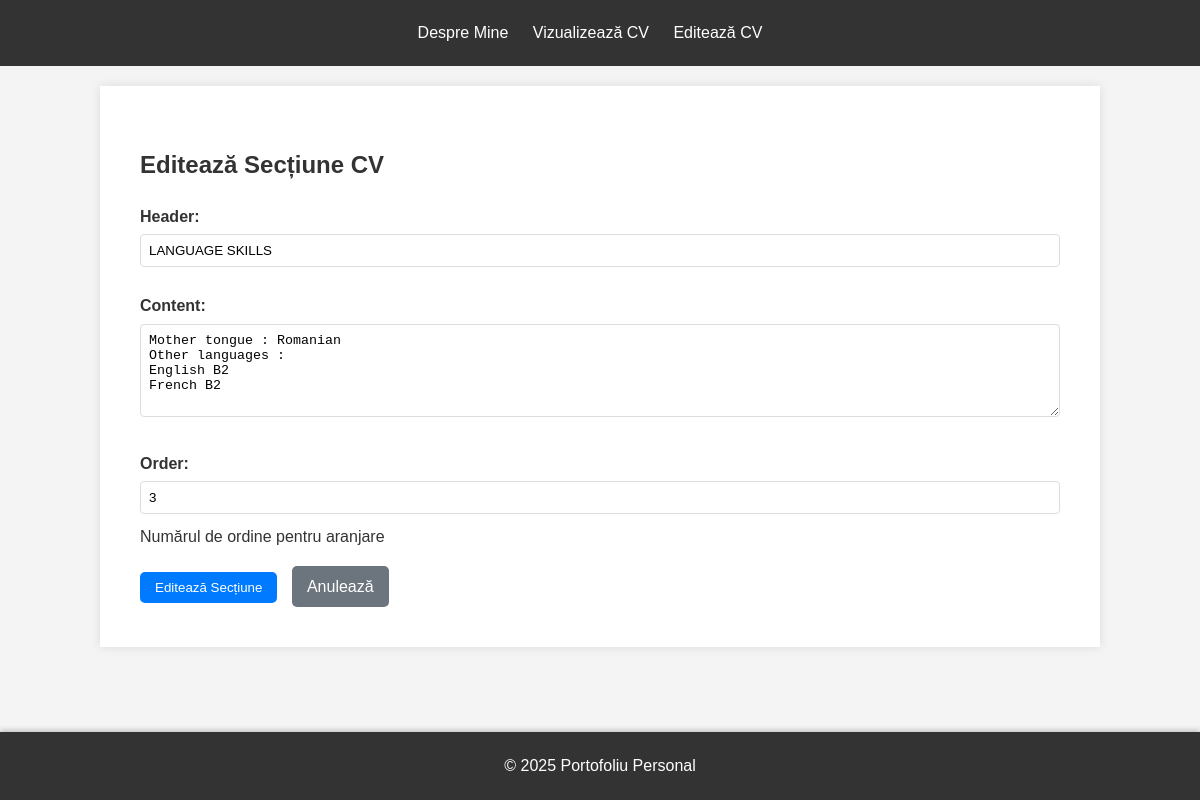
Page /edit-cv/edit/2/ on the committed database.
### portfolio/models.py (models this page shows, shortened)
class CVSection(models.Model):
    header = models.CharField(max_length=200)
    content = models.TextField()
    order = models.IntegerField(unique=True, help_text="Numărul de ordine pentru aranjare")
    class Meta:
        ordering = ['order'] # Asigură sortarea implicită după numărul de ordine

### portfolio/views.py (the view)
# urls.py: path('edit-cv/edit/<int:pk>/', views.edit_cv_section, name='edit_cv_section'),
def edit_cv_section(request, pk):
    section = get_object_or_404(CVSection, pk=pk)
    if request.method == 'POST':
        form = CVSectionForm(request.POST, instance=section)
        if form.is_valid():
            form.save()
            return redirect('edit_cv')
    else:
        form = CVSectionForm(instance=section)
    return render(request, 'portfolio/add_edit_cv_section.html', {'form': form, 'action': 'Editează'})

### portfolio/forms.py
class CVSectionForm(forms.ModelForm):
    class Meta:
        model = CVSection
        fields = ['header', 'content', 'order']
        widgets = {
            'header': forms.TextInput(attrs={'class': 'form-control'}),
            'content': forms.Textarea(attrs={'class': 'form-control', 'rows': 5}),
            'order': forms.NumberInput(attrs={'class': 'form-control'}),
        }

### portfolio/templates/portfolio/add_edit_cv_section.html (shortened to what this page needs)
{% extends 'portfolio/base.html' %}
{% block content %}
    <section class="form-section">
        <h2>{{ action }} Secțiune CV</h2>
        <form method="post">
            {{ form.as_p }}
            <button type="submit" class="btn">{{ action }} Secțiune</button>
            <a href="{% url 'edit_cv' %}" class="btn cancel-btn">Anulează</a>
        </form>
    </section>
{% endblock %}

### portfolio/static/css/style.css (style rules this page uses)
body { font-family: Arial, sans-serif; line-height: 1.6; margin: 0; padding: 0; background-color: #f4f4f4; color: #333; padding-bottom: 60px; }
.cv-section, .edit-cv-section, .form-section, .confirm-delete-section { padding: 20px; }
.btn { display: inline-block; background: #007bff; color: #fff; padding: 8px 15px; text-decoration: none; border-radius: 5px; transition: background-color 0.3s ease; border: none; cursor: pointer; }
.cancel-btn { background-color: #6c757d; }
.form-section label { display: block; margin-bottom: 5px; font-weight: bold; }
.form-section input[type="text"], .form-section input[type="number"], .form-section textarea { width: 100%; padding: 8px; margin-bottom: 10px; border: 1px solid #ddd; border-radius: 4px; box-sizing: border-box; }
.form-section button { margin-right: 10px; }

### rows in the picture
CVSection: header "LANGUAGE SKILLS", content "Mother tongue : Romanian Other languages : English B2 French B2", order "3"

### other values in the picture
{{ action }} "Editează"
